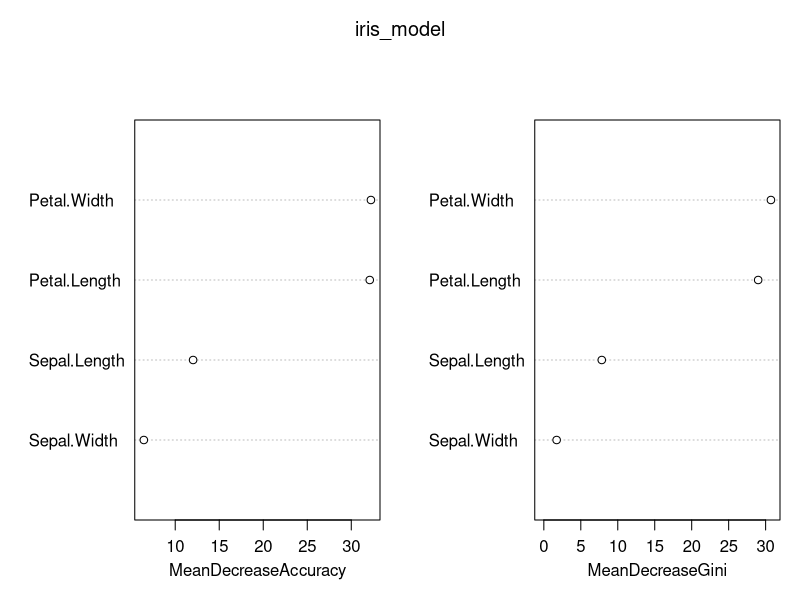
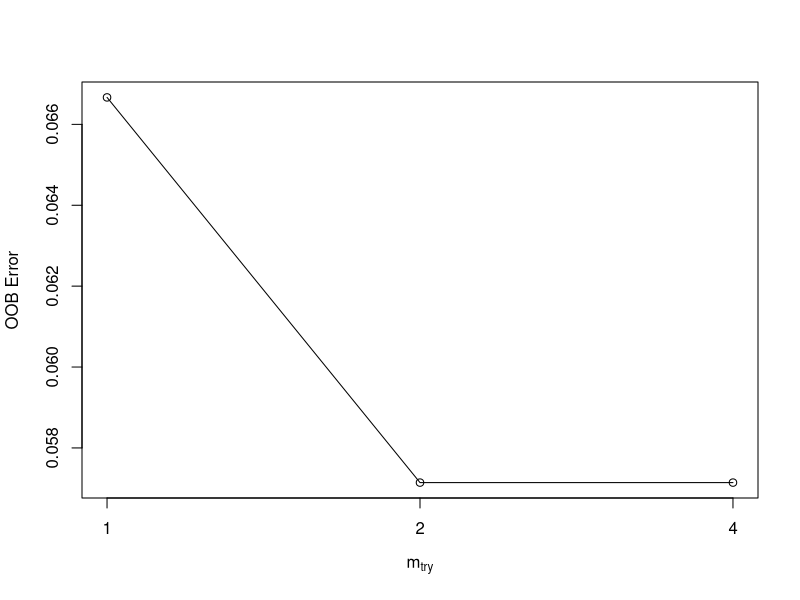
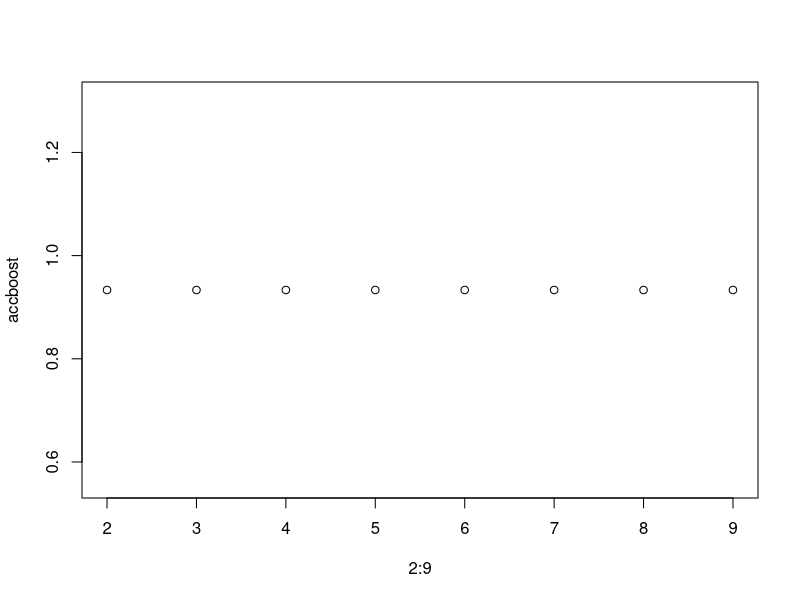

Recreate these plots in R, in order.
library(randomForest)
library(caret)
library(psych)
data("iris")
View(iris)
summary(iris)
describe(iris)
str(iris)
attach(iris)
#################### splitting of data into train and test ######################
s <- createDataPartition(Species,p=0.7,list = F)
train_iris <-iris[s,] 
test_iris <- iris[-s,]

################### building random forest model ########################

iris_model <- randomForest(Species~.,data = train_iris,importance = T)
iris_model

# prediction and accuracy based on train data
pred_tain_iris <-predict(iris_model,train_iris) 
mean(pred_tain_iris==train_iris$Species)            # acc =100%
confusionMatrix(pred_tain_iris,train_iris$Species)

# prediction and accuracy based on test data
pred_test_iris <- predict(iris_model,test_iris)
mean(pred_test_iris==test_iris$Species)             # acc =91.11%
confusionMatrix(pred_test_iris,test_iris$Species)

# variable importance
importance(iris_model)
varImpPlot(iris_model)
# petal length is th most significant variable
################### selection mtry using tunerf ##########################
tune_iris <- tuneRF(train_iris[,-5],train_iris[,5],trace = T,improve = 0.05,stepFactor = 2)
tune_iris
#mtry = 4, with less OOB error

#bagging
accboost <- c()
for(i in 3:10){
  set.seed(100)
  boost <- createDataPartition(Species,p=0.80,list = F)
  train_boost <- iris[boost,]
  test_boost <- iris[-boost,]
  boost_model <- randomForest(Species~.,data = train_boost,mtry=i)
  pred_boost <- predict(boost_model,test_boost)
  accboost[i-2]=mean(pred_boost==test_boost$Species)
}
accboost
plot(2:9,accboost)

#for different mtry acc is similar

#final model from mtry plot
finalmodel <- randomForest(Species~.,data = train_iris,mtry=4)
finalmodel
mean(predict(finalmodel,test_iris)==test_iris$Species)